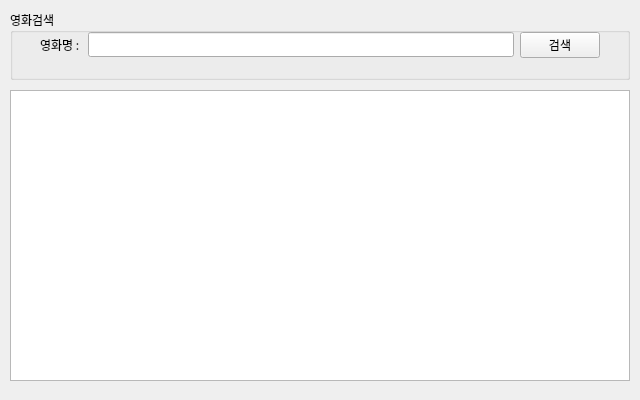
<?xml version="1.0" encoding="UTF-8"?>
<ui version="4.0">
 <class>FrmMain</class>
 <widget class="QWidget" name="FrmMain">
  <property name="geometry">
   <rect>
    <x>0</x>
    <y>0</y>
    <width>640</width>
    <height>400</height>
   </rect>
  </property>
  <property name="sizePolicy">
   <sizepolicy hsizetype="Fixed" vsizetype="Fixed">
    <horstretch>0</horstretch>
    <verstretch>0</verstretch>
   </sizepolicy>
  </property>
  <property name="minimumSize">
   <size>
    <width>640</width>
    <height>400</height>
   </size>
  </property>
  <property name="maximumSize">
   <size>
    <width>640</width>
    <height>400</height>
   </size>
  </property>
  <property name="font">
   <font>
    <family>나눔고딕</family>
   </font>
  </property>
  <property name="windowTitle">
   <string>네이버API 영화검색앱</string>
  </property>
  <widget class="QWidget" name="verticalLayoutWidget">
   <property name="geometry">
    <rect>
     <x>10</x>
     <y>10</y>
     <width>620</width>
     <height>70</height>
    </rect>
   </property>
   <layout class="QVBoxLayout" name="searchLayout">
    <item>
     <widget class="QGroupBox" name="groupBox">
      <property name="title">
       <string>영화검색</string>
      </property>
      <widget class="QWidget" name="layoutWidget">
       <property name="geometry">
        <rect>
         <x>30</x>
         <y>10</y>
         <width>560</width>
         <height>50</height>
        </rect>
       </property>
       <layout class="QHBoxLayout" name="horizontalLayout">
        <item>
         <widget class="QLabel" name="label">
          <property name="text">
           <string>영화명 : </string>
          </property>
         </widget>
        </item>
        <item>
         <widget class="QLineEdit" name="txtSearch"/>
        </item>
        <item>
         <widget class="QPushButton" name="btnSearch">
          <property name="text">
           <string>검색</string>
          </property>
         </widget>
        </item>
       </layout>
      </widget>
     </widget>
    </item>
   </layout>
  </widget>
  <widget class="QWidget" name="verticalLayoutWidget_2">
   <property name="geometry">
    <rect>
     <x>10</x>
     <y>90</y>
     <width>620</width>
     <height>291</height>
    </rect>
   </property>
   <layout class="QVBoxLayout" name="resultLayout">
    <item>
     <widget class="QTableWidget" name="tblResult">
      <property name="font">
       <font>
        <family>나눔고딕</family>
       </font>
      </property>
     </widget>
    </item>
   </layout>
  </widget>
 </widget>
 <resources/>
 <connections/>
</ui>
